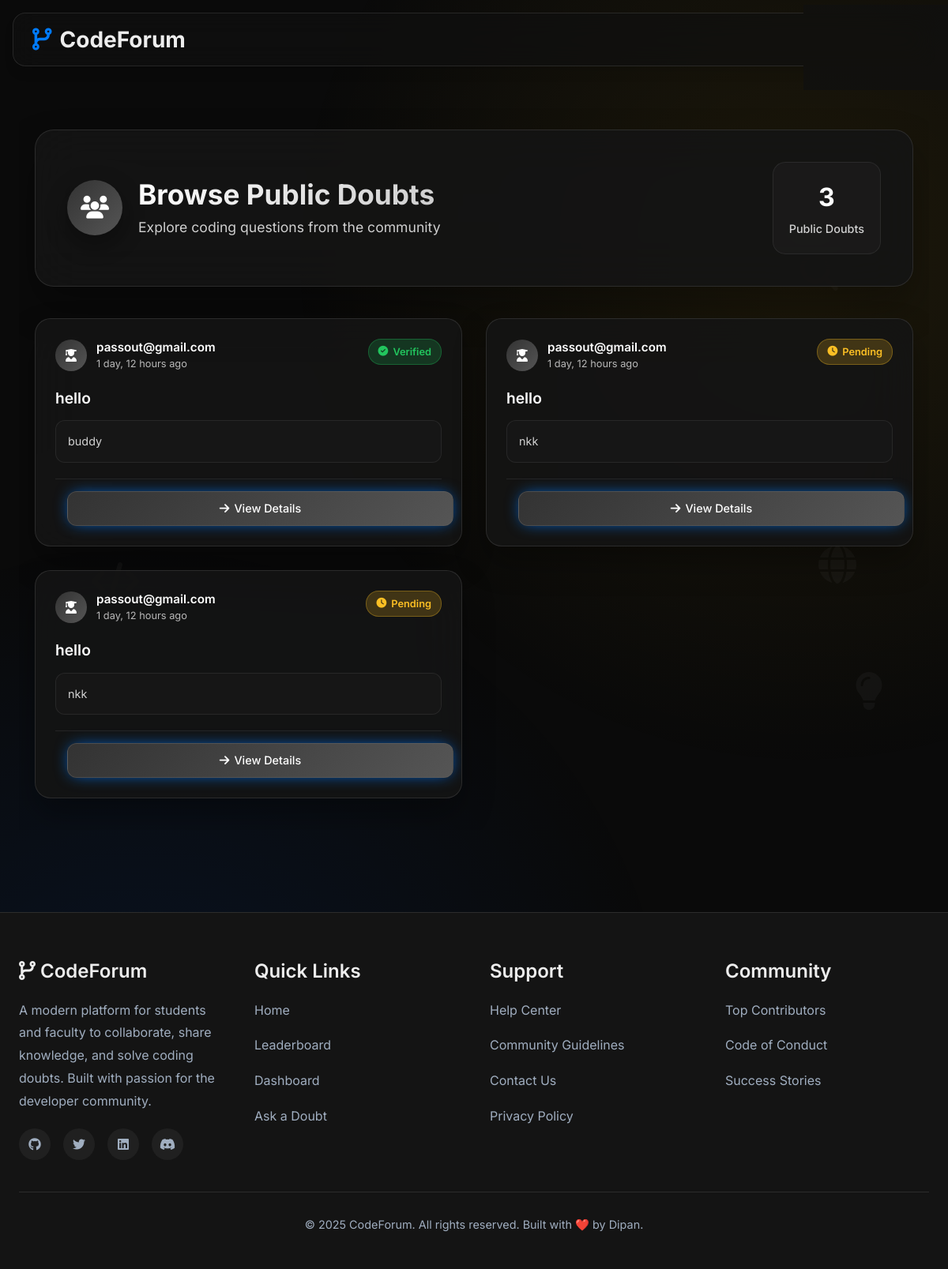
Screenshot of /browse/ (signed in) with the database file from the repository.
### forum/models.py (models this page shows, shortened)
class Doubt(models.Model):
    student = models.ForeignKey(User, on_delete=models.CASCADE)
    title = models.CharField(max_length=255)
    description = models.TextField()
    code_snippet = models.TextField(blank=True, null=True)
    ai_answer = models.TextField(blank=True, null=True)
    faculty_verified = models.BooleanField(default=False)
    faculty_suggestion = models.TextField(blank=True, null=True)
    faculty_resource_link = models.URLField(blank=True, null=True)
    created_at = models.DateTimeField(auto_now_add=True)
    categories = models.ManyToManyField(Category, blank=True)
    is_public = models.BooleanField(default=True)
    verified_by = models.ForeignKey(User, null=True, blank=True, on_delete=models.SET_NULL, related_name='verified_doubts')

class User(AbstractUser):
    ROLE_CHOICES = (
        ('student', 'Student'),
        ('faculty', 'Faculty'),
    )
    DEPARTMENT_CHOICES = (
        ('CSE', 'CSE'),
        ('ECE', 'ECE'),
        ('ME', 'Mechanical'),
        ('CE', 'Civil'),
        ('EE', 'Electrical'),
    )
    YEAR_CHOICES = (
        (1, '1st Year'),
        (2, '2nd Year'),
        (3, '3rd Year'),
        (4, '4th Year'),
    )
    role = models.CharField(max_length=10, choices=ROLE_CHOICES)
    department = models.CharField(max_length=20, choices=DEPARTMENT_CHOICES)
    year = models.PositiveSmallIntegerField(choices=YEAR_CHOICES, null=True, blank=True)
    github_url = models.URLField(blank=True, null=True)
    is_verified_faculty = models.BooleanField(default=False)

### forum/views.py (the view)
# urls.py: path('browse/', browse_public_doubts, name='browse_doubts'),
@login_required
@user_passes_test(lambda u: u.role == 'student')
def browse_public_doubts(request):
    public_doubts = Doubt.objects.filter(is_public=True).exclude(student=request.user).order_by('-created_at')
    return render(request, 'forum/public_doubts.html', {'doubts': public_doubts})

### forum/templates/forum/public_doubts.html (shortened to what this page needs)
{% extends 'forum/base.html' %}
{% load humanize %}
{% block content %}
<div class="browse-doubts-container fade-in">
    <div class="browse-doubts-wrapper">
        <div class="browse-header glass-card">
            <div class="header-content">
                <div class="header-left">
                    <div class="browse-icon">
                        <i class="fas fa-users"></i>
                    </div>
                    <div class="header-text">
                        <h2 class="browse-title">Browse Public Doubts</h2>
                        <p class="browse-subtitle">Explore coding questions from the community</p>
                    </div>
                </div>
                <div class="header-stats">
                    <div class="stat-item">
                        <div class="stat-number">{{ doubts|length }}</div>
                        <div class="stat-label">Public Doubts</div>
                    </div>
                </div>
            </div>
        </div>
        <div class="doubts-container">
            {% if doubts %}
                <div class="doubts-grid">
                    {% for doubt in doubts %}
                        <div class="doubt-card glass-card slide-in" style="animation-delay: {{ forloop.counter0|floatformat:1 }}s">
                            <div class="doubt-card-header">
                                <div class="doubt-meta">
                                    <div class="author-info">
                                        <div class="author-avatar">
                                            <i class="fas fa-user-graduate"></i>
                                        </div>
                                        <div class="author-details">
                                            <div class="author-name">{{ doubt.student.username }}</div>
                                            <div class="doubt-time">{{ doubt.created_at|naturaltime }}</div>
                                        </div>
                                    </div>
                                    <div class="doubt-status">
                                        {% if doubt.faculty_verified %}
                                            <div class="status-badge verified">
                                                <i class="fas fa-check-circle"></i>
                                                <span>Verified</span>
                                            </div>
                                        {% else %}
                                            <div class="status-badge pending">
                                                <i class="fas fa-clock"></i>
                                                <span>Pending</span>
                                            </div>
                                        {% endif %}
                                    </div>
                                </div>
                            </div>
                            <div class="doubt-card-content">
                                <h3 class="doubt-card-title">
                                    <a href="{% url 'view_doubt' doubt.id %}" class="doubt-link">
                                        {{ doubt.title }}
                                    </a>
                                </h3>
                                {% if doubt.description %}
                                    <div class="doubt-preview">
                                        <div class="preview-text">
                                            {{ doubt.description|truncatechars:150 }}
                                        </div>
                                    </div>
                                {% endif %}
                            </div>
                            <div class="doubt-card-footer">
                                <a href="{% url 'view_doubt' doubt.id %}" class="modern-btn btn-primary view-btn">
                                    <i class="fas fa-arrow-right"></i>
                                    <span>View Details</span>
                                </a>
                            </div>
                        </div>
                    {% endfor %}
                </div>
            {% endif %}
        </div>
    </div>
    <div class="browse-background-elements">
        <div class="floating-element element-1">
        </div>
        <div class="floating-element element-2">
        </div>
        <div class="floating-element element-3">
        </div>
        <div class="floating-element element-4">
            <i class="fas fa-lightbulb"></i>
        </div>
        <div class="floating-element element-5">
        </div>
        <div class="floating-element element-6">
            <i class="fas fa-globe"></i>
        </div>
    </div>
</div>
{% endblock %}

### forum/templates/forum/base.html (style rules this page uses)
:root { --bg-primary: #0A0A0A; --bg-secondary: #141414; --accent-primary: #007BFF; --accent-secondary: #FFC107; --accent-danger: #E53E3E; --text-primary: #EDEDED; --text-secondary: #A0AEC0; --border-color: rgba(255, 255, 255, 0.1); --shadow-md: 0 4px 6px -1px rgba(0, 0, 0, 0.1), 0 2px 4px -1px rgba(0, 0, 0, 0.06); --shadow-lg: 0 10px 15px -3px rgba(0, 0, 0, 0.1), 0 4px 6px -2px rgba(0, 0, 0, 0.05); --shadow-glow: 0 0 20px -5px; }
* { margin: 0; padding: 0; box-sizing: border-box; }
body { font-family: 'Inter', sans-serif; background-color: var(--bg-primary); color: var(--text-primary); min-height: 100vh; position: relative; overflow-x: hidden; }
body::before { content: ''; position: fixed; top: 0; left: 0; right: 0; bottom: 0; background: radial-gradient(circle at 15% 85%, hsla(217, 100%, 50%, 0.1), transparent 40%), radial-gradient(circle at 85% 20%, hsla(45, 100%, 53%, 0.08), transparent 40%); pointer-events: none; z-index: -1; }
.modern-btn { padding: 8px 18px; border-radius: 10px; text-decoration: none; font-weight: 600; font-size: 0.9rem; transition: all 0.25s ease; border: 1px solid transparent; cursor: pointer; display: inline-flex; align-items: center; justify-content: center; gap: 8px; white-space: nowrap; min-height: 38px; position: relative; overflow: hidden; }
.modern-btn > span { overflow: hidden; text-overflow: ellipsis; }
.btn-primary { background-color: var(--accent-primary); color: #fff; box-shadow: var(--shadow-glow) var(--accent-primary); }
.glass-card, .hero-section { background: linear-gradient(135deg, rgba(20,20,20,0.8), rgba(16,16,16,0.8)); backdrop-filter: blur(20px); -webkit-backdrop-filter: blur(20px); border: 1px solid var(--border-color); border-radius: 20px; padding: 32px; box-shadow: var(--shadow-lg); transition: all 0.3s ease; }
@media (max-width: 1200px) { .modern-btn { width: 100%; justify-content: center; } }
.fade-in { animation: fadeIn 0.5s ease-out forwards; }

### rows the page displays
Doubt: student.username "passout@gmail.com", created_at "1 day, 12 hours ago", faculty_verified True (drawn), title "hello", description "buddy"
Doubt: student.username "passout@gmail.com", created_at "1 day, 12 hours ago", faculty_verified False (drawn), title "hello", description "nkk"
Doubt: student.username "passout@gmail.com", created_at "1 day, 12 hours ago", faculty_verified False (drawn), title "hello", description "nkk"

### other values shown
{{ doubts|length }} "3"
